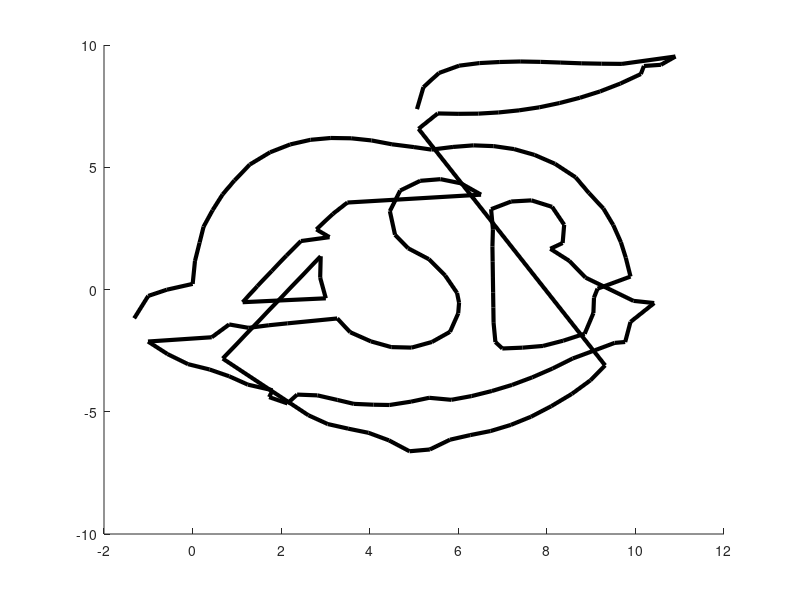

MATLAB code for this plot: (Note: this script raises an error after producing the figure.)
% This script has the fixed code if you are struggling to debug!

%% SOLUTION: Breakout 1 
% This section has the fixed code if you are struggling to debug!

%read in data
data = csvread('outline.csv');
%remove missing data 
data(data == -999) = NaN; % correct use of "=="
%plot data
hold on
plot(data(:,1), data(:,2), 'k-', 'LineWidth',3);
plot(data(:,3), data(:,4), 'k-', 'LineWidth',3);

%% SOLUTION: Breakout 2

%read in data
data = csvread('outline.csv');
%remove missing data 
data(data == -999) = NaN;
%plot data
hold on
plot(data(:,1), data(:,2), 'k-', 'LineWidth',1); % change linewidth to 1
plot(data(:,3), data(:,4), 'k-', 'LineWidth',1); % change linewidth to 1

%% SOLUTION: Breakout 3

%read in data
data = csvread('outline.csv');
%remove missing data 
data(data == -999) = NaN;
%plot data
hold on
plot(data(:,1), data(:,2), 'k-', 'LineWidth',1); 
plot(data(:,3), data(:,4), 'k-', 'LineWidth',1);

